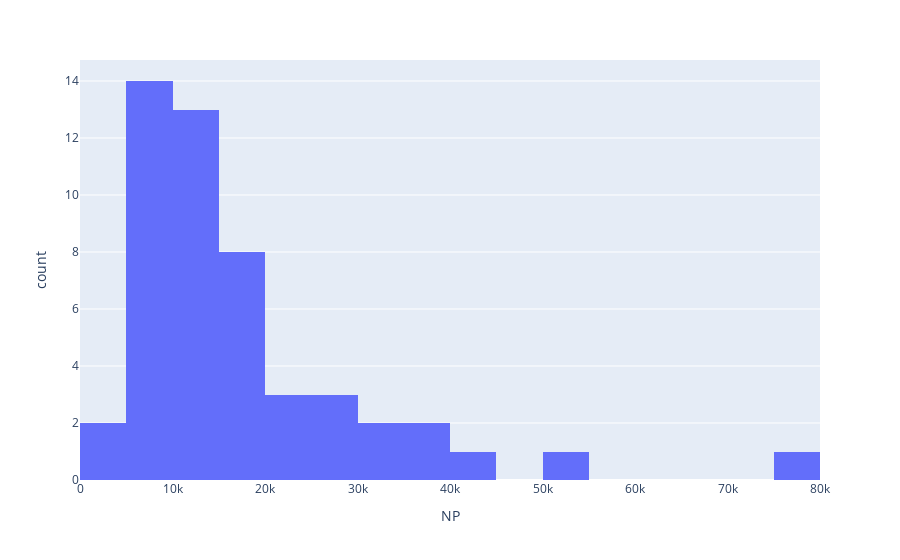

Notebook cell for this chart:
### Code cell
fig = px.histogram(ciudades_division, x = 'NP', nbins = 20)
fig.show()

### Figure 1 — Plotly figure (JSON) as saved in the notebook; plotly's stock layout.template omitted (floating-point values rounded to 4 significant figures)
{"data": [{"alignmentgroup": "True", "bingroup": "x", "hovertemplate": "NP=%{x}<br>count=%{y}<extra></extra>", "legendgroup": "", "marker": {"color": "#636efa", "pattern": {"shape": ""}}, "name": "", "nbinsx": 20, "offsetgroup": "", "orientation": "v", "showlegend": false, "type": "histogram", "x": [16340, 12799, 5605, 19036, 23930, 29304, 8916, 23398, 76362, 12433, 12759, 5187, 17929, 7815, 8667, 38697, 18024, 8069, 8903, 15996, 10391, 20842, 10033, 11607, 4686, 14685, 10679, 6065, 11206, 12347, 10204, 43426, 8299, 11286, 26837, 7131, 32509, 4392, 18025, 18025, 11603, 27642, 7382, 9947, 7044, 38472, 18849, 52562, 8457, 33840], "xaxis": "x", "yaxis": "y"}], "layout": {"autosize": true, "barmode": "relative", "legend": {"tracegroupgap": 0}, "margin": {"t": 60}, "xaxis": {"anchor": "y", "autorange": true, "domain": [0, 1], "range": [-0.5, 80000.0], "title": {"text": "NP"}, "type": "linear"}, "yaxis": {"anchor": "x", "autorange": true, "domain": [0, 1], "range": [0, 14.74], "title": {"text": "count"}}}}
